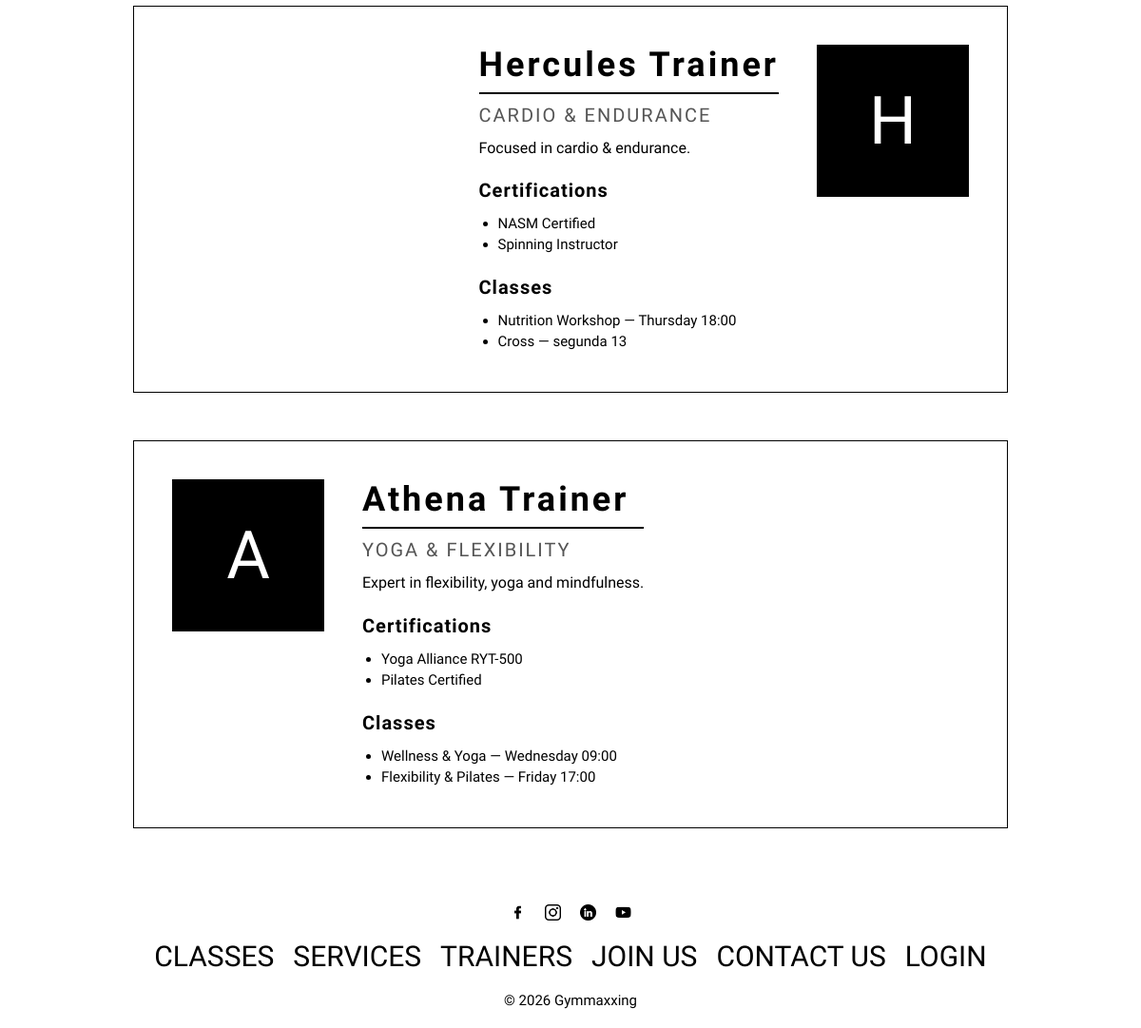
The page /pages/trainers.php (lower part) on the database as committed earlier.
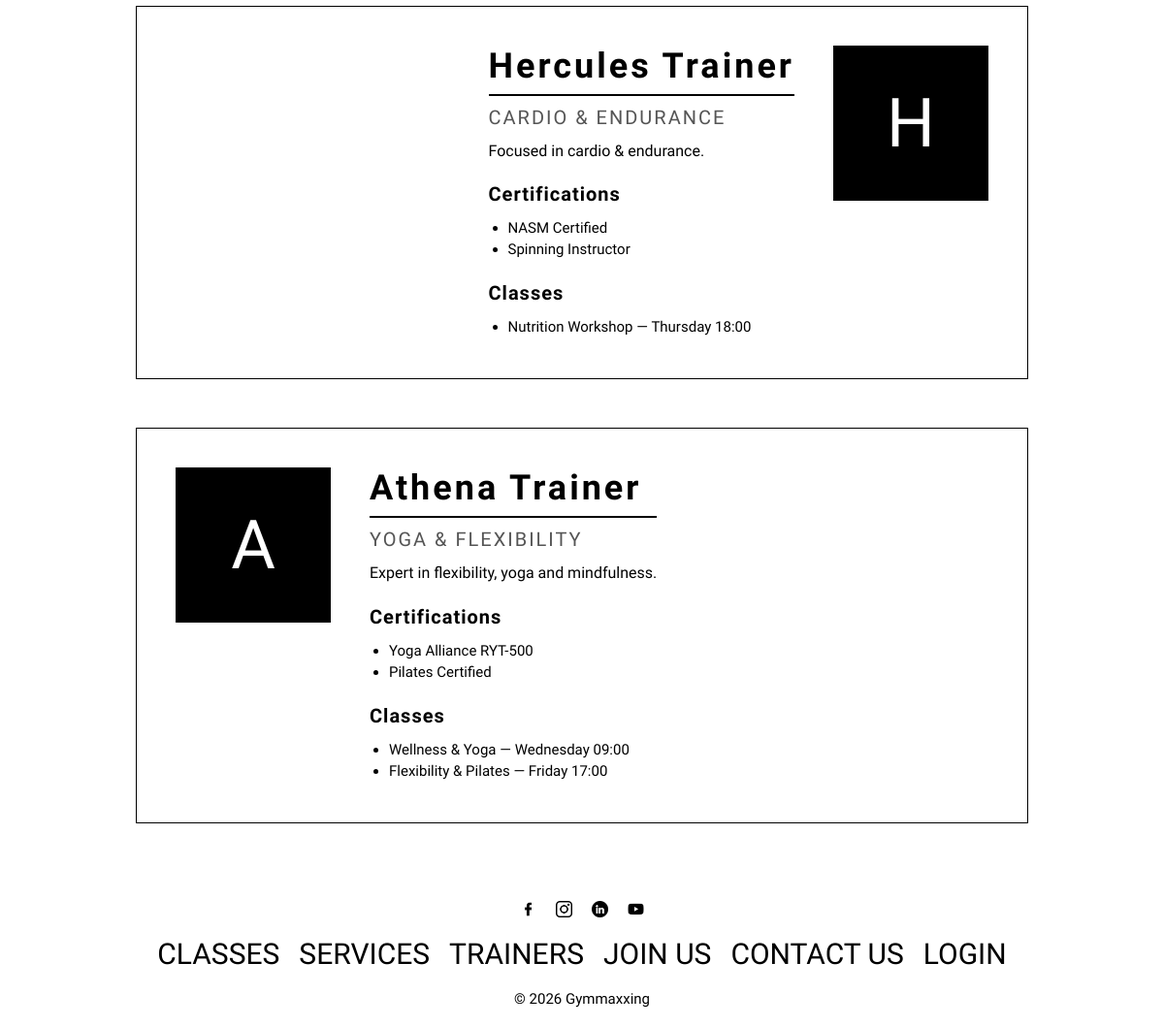
The same page on the database as committed later.
### tables this page shows
CREATE TABLE User (
    id INTEGER PRIMARY KEY AUTOINCREMENT,
    name TEXT NOT NULL,
    username TEXT NOT NULL UNIQUE,
    email TEXT NOT NULL UNIQUE,
    password TEXT NOT NULL,
    phone TEXT,
    photo TEXT,
    role TEXT NOT NULL CHECK(role IN ('member', 'trainer', 'admin')),
    active INTEGER NOT NULL DEFAULT 1
);

CREATE TABLE TrainerProfile (
    id INTEGER PRIMARY KEY AUTOINCREMENT,
    userId INTEGER NOT NULL UNIQUE,
    bio TEXT,
    specialization TEXT,
    certifications TEXT,
    FOREIGN KEY (userId) REFERENCES User(id) ON DELETE CASCADE
);

CREATE TABLE Class (
    id INTEGER PRIMARY KEY AUTOINCREMENT,
    title TEXT NOT NULL,
    type TEXT NOT NULL,
    description TEXT,
    image TEXT,
    schedule TEXT NOT NULL,
    capacity INTEGER NOT NULL,
    trainerId INTEGER NOT NULL,
    FOREIGN KEY (trainerId) REFERENCES User(id) ON DELETE CASCADE
);

### database/user.class.php (called while the page is built, shortened)
<?php
class User {
    public function __construct(int $id, string $name, string $username, string $email, string $password, ?string $phone, ?string $photo, string $role, int $active = 1) {
        $this->id = $id;
        $this->name = $name;
        $this->photo = $photo;
    }
    private static function fromRow(array $u) : User {
        return new User($u['id'], $u['name'], $u['username'], $u['email'], $u['password'], $u['phone'], $u['photo'], $u['role'], $u['active']);
    }
    static function getUsersByRole(PDO $db, string $role) : array {
        $stmt = $db->prepare('SELECT * FROM User WHERE role = ?');
        $stmt->execute([$role]);
        $users = [];
        while ($u = $stmt->fetch())
            $users[] = self::fromRow($u);
        return $users;
    }
}
?>

### database/trainerprofile.class.php (called while the page is built, shortened)
<?php
class TrainerProfile {
    public function __construct(int $id, int $userId, ?string $bio, ?string $specialization, ?string $certifications) {
        $this->bio = $bio;
        $this->specialization = $specialization;
        $this->certifications = $certifications;
    }
    private static function fromRow(array $t) : TrainerProfile {
        return new TrainerProfile($t['id'], $t['userId'], $t['bio'], $t['specialization'], $t['certifications']);
    }
    static function getByUserId(PDO $db, int $userId) : ?TrainerProfile {
        $stmt = $db->prepare('SELECT * FROM TrainerProfile WHERE userId = ?');
        $stmt->execute([$userId]);
        $t = $stmt->fetch();
        return $t ? self::fromRow($t) : null;
    }
}
?>

### database/class.class.php (called while the page is built, shortened)
<?php
class GymClass {
    public function __construct(int $id, string $title, string $type, ?string $description, ?string $image, string $schedule, int $capacity, int $trainerId) {
        $this->title = $title;
        $this->schedule = $schedule;
    }
    private static function fromRow(array $c) : GymClass {
        return new GymClass($c['id'], $c['title'], $c['type'], $c['description'], $c['image'], $c['schedule'], $c['capacity'], $c['trainerId']);
    }
    static function getClassesByTrainer(PDO $db, int $trainerId) : array {
        $stmt = $db->prepare('SELECT * FROM Class WHERE trainerId = ?');
        $stmt->execute([$trainerId]);
        $classes = [];
        while ($c = $stmt->fetch())
            $classes[] = self::fromRow($c);
        return $classes;
    }
}
?>

### pages/trainers.php (the view, shortened to what this page needs)
<?php
require_once __DIR__ . '/../database/connection.db.php';
require_once __DIR__ . '/../database/user.class.php';
require_once __DIR__ . '/../database/trainerprofile.class.php';
require_once __DIR__ . '/../database/class.class.php';
$db       = getDatabaseConnection();
$trainers = User::getUsersByRole($db, 'trainer');
require_once __DIR__ . '/../templates/header.php';
?>
        <section class="trainers-list">
            <?php foreach ($trainers as $trainer):
                $profile = TrainerProfile::getByUserId($db, $trainer->id);
                $classes = GymClass::getClassesByTrainer($db, $trainer->id);
                $initial = strtoupper(substr($trainer->name, 0, 1));
                $certList = $profile && $profile->certifications ? explode(', ', $profile->certifications) : [];
            ?>
            <article class="trainer-card">
                <?php if ($trainer->photo): ?>
                    <img class="trainer-avatar-img" src="/uploads/<?= htmlspecialchars($trainer->photo) ?>" alt="<?= htmlspecialchars($trainer->name) ?>">
                <?php else: ?>
                    <div class="trainer-avatar"><?= $initial ?></div>
                <?php endif; ?>
                <div class="trainer-info">
                    <h2><?= htmlspecialchars($trainer->name) ?></h2>
                    <?php if ($profile && $profile->specialization): ?>
                        <p class="trainer-specialization"><?= htmlspecialchars($profile->specialization) ?></p>
                    <?php endif; ?>
                    <?php if ($profile && $profile->bio): ?>
                        <p class="trainer-bio"><?= htmlspecialchars($profile->bio) ?></p>
                    <?php endif; ?>
                    <?php if (!empty($certList)): ?>
                        <h3>Certifications</h3>
                        <ul>
                            <?php foreach ($certList as $cert): ?>
                                <li><?= htmlspecialchars(trim($cert)) ?></li>
                            <?php endforeach; ?>
                        </ul>
                    <?php endif; ?>
                    <?php if (!empty($classes)): ?>
                        <h3>Classes</h3>
                        <ul>
                            <?php foreach ($classes as $class): ?>
                                <li><?= htmlspecialchars($class->title) ?> &mdash; <?= htmlspecialchars($class->schedule) ?></li>
                            <?php endforeach; ?>
                        </ul>
                    <?php endif; ?>
                </div>
            </article>
            <?php endforeach; ?>
        </section>
<?php require_once __DIR__ . '/../templates/footer.php'; ?>

Rows that differ between the two databases and show on the page:
removed class: title "Cross", schedule "segunda 13", shown under user "Hercules Trainer"
